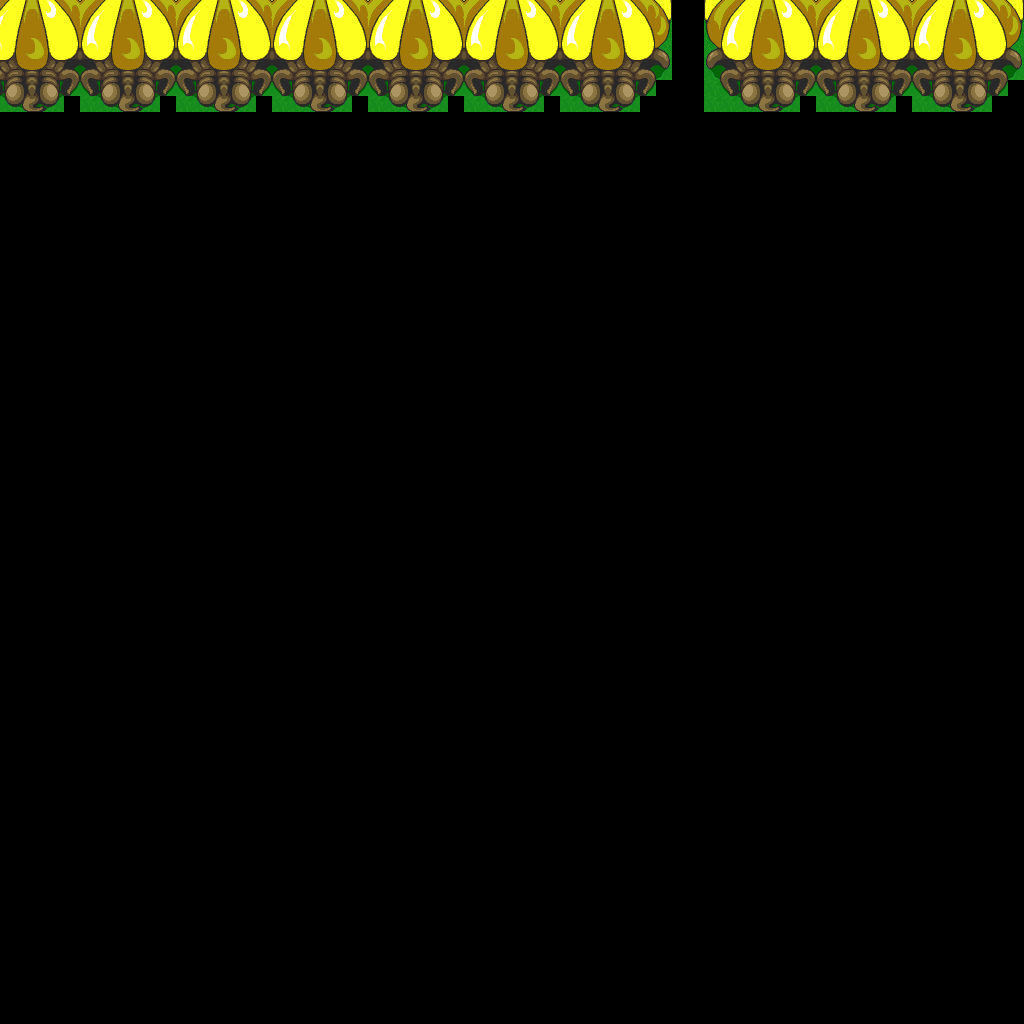

The image is a tile-based game level rendered from a .tmx file. Its description and source (layers, tilesets, objects; grid data summarised) follow:
An orthogonal 64x64 tile map with 16x16 px tiles, 1 tile layer (base), 1 hidden layer not drawn.

<map version="1.10" tiledversion="1.12.1" orientation="orthogonal" renderorder="right-down" width="64" height="64" tilewidth="16" tileheight="16" infinite="0" nextlayerid="3" nextobjectid="1">
 <tileset firstgid="1" source="../classiciphone_pics4.tsx" />
 <layer id="1" name="base" width="64" height="64">
  <data>[4096 cells, 420 non-empty, 51 distinct tile ids]</data>
 </layer>
 <layer id="2" name="collision" width="64" height="64" visible="0">
  <properties><property name="collision" value="true" /></properties>
  <data>[4096 cells, 394 non-empty, 1 distinct tile ids]</data>
 </layer>
</map>
